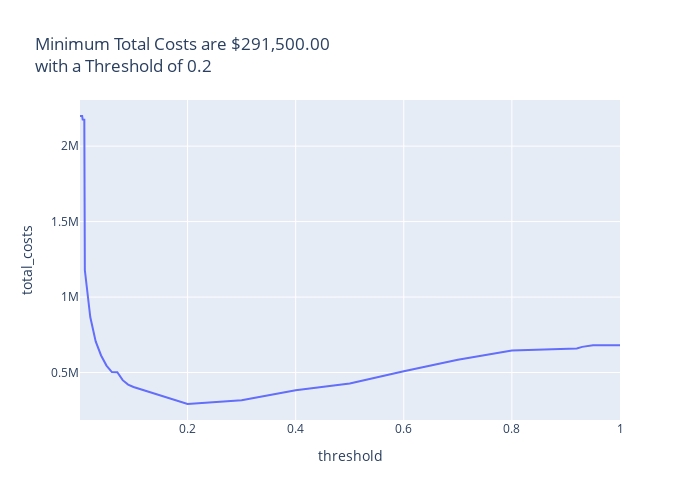

The cell this chart's notebook holds for it:
### Code cell
plot_costs_by_threshold(costs_df)

### Figure 1 — Plotly figure (JSON) as saved in the notebook; plotly's stock layout.template omitted (floating-point values rounded to 4 significant figures)
{"data": [{"hovertemplate": "threshold=%{x}<br>total_costs=%{y}<extra></extra>", "legendgroup": "", "line": {"color": "#636efa", "dash": "solid"}, "marker": {"symbol": "circle"}, "mode": "lines", "name": "", "orientation": "v", "showlegend": false, "type": "scatter", "x": [0.001, 0.002, 0.003, 0.004, 0.005, 0.006, 0.007, 0.008, 0.009, 0.01, 0.02, 0.03, 0.04, 0.05, 0.06, 0.07, 0.08, 0.09, 0.1, 0.2, 0.3, 0.4, 0.5, 0.6, 0.7, 0.8, 0.9, 0.91, 0.92, 0.93, 0.94, 0.95, 0.96, 0.97, 0.98, 0.99, 0.99, 0.991, 0.992, 0.993, 0.994, 0.995, 0.996, 0.997, 0.998, 0.999, 0.9991, 0.9992, 0.9993, 0.9994, 0.9995, 0.9996, 0.9997, 0.9998, 0.9999, 1.0], "xaxis": "x", "y": [2199500, 2199500, 2199500, 2199500, 2199500, 2176000, 2176000, 2175500, 2175500, 1177500, 867500, 706500, 613000, 546000, 503000, 502500, 449500, 420000, 404000, 291500, 316500, 382000, 427500, 508000, 584000, 646000, 660000, 660000, 660000, 670000, 675000, 680000, 680000, 680000, 680000, 680000, 680000, 680000, 680000, 680000, 680000, 680000, 680000, 680000, 680000, 680000, 680000, 680000, 680000, 680000, 680000, 680000, 680000, 680000, 680000, 680000], "yaxis": "y"}], "layout": {"height": 500, "legend": {"tracegroupgap": 0}, "title": {"text": "Minimum Total Costs are $291,500.00<br>with a Threshold of 0.2"}, "width": 700, "xaxis": {"anchor": "y", "domain": [0, 1], "title": {"text": "threshold"}}, "yaxis": {"anchor": "x", "domain": [0, 1], "title": {"text": "total_costs"}}}}
